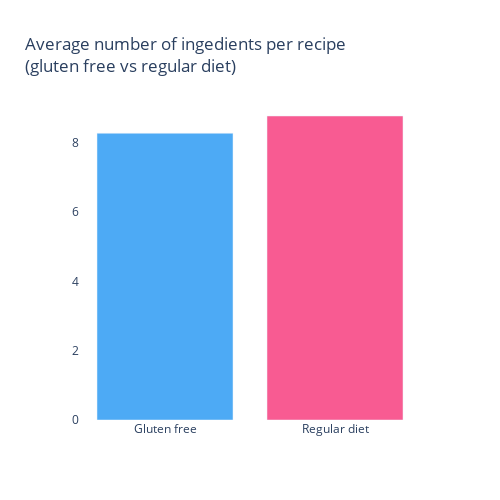

Source (notebook cell):
### Code cell
initial_time = time.time()
_keys_diets = ["Gluten free", "Regular diet"]
_hovers = []

_hovers.append("Gluten free diet has " + str(round(mean_glutenFree, 2)) + " ingredients in average per diet.")
_hovers.append("Regular diet has " + str(round(mean_general, 2)) + " ingredients in average per diet.")

_hovers.append("Total number of recipes: " + str(total))
fig = go.Figure(data=[go.Bar(x=_keys_diets,
                             y=_data,
                             hovertext=_hovers,
                             hoverinfo="text",
                             marker_color=["#2196f3", "#f73378"]
                            )])
# Customize aspect
fig.update_traces(opacity=0.8)
fig.update_layout(
    title_text='Average number of ingedients per recipe <br>(gluten free vs regular diet)',
    width=500,
    height=500,
    plot_bgcolor='white'
)
print("(Time:", round(time.time() - initial_time, 2), "seconds)")
fig.show()

### Figure 1 — Plotly figure (JSON) as saved in the notebook; plotly's stock layout.template omitted (floating-point values rounded to 4 significant figures)
{"data": [{"hoverinfo": "text", "hovertext": ["Gluten free diet has 8.27 ingredients in average per diet.", "Regular diet has 8.77 ingredients in average per diet.", "Total number of recipes: 779088"], "marker": {"color": ["#2196f3", "#f73378"]}, "opacity": 0.8, "type": "bar", "x": ["Gluten free", "Regular diet"], "y": [8.269, 8.769]}], "layout": {"height": 500, "plot_bgcolor": "white", "title": {"text": "Average number of ingedients per recipe <br>(gluten free vs regular diet)"}, "width": 500, "xaxis": {"autorange": true, "range": [-0.5, 1.5], "type": "category"}, "yaxis": {"autorange": true, "range": [0, 9.23], "type": "linear"}}}
